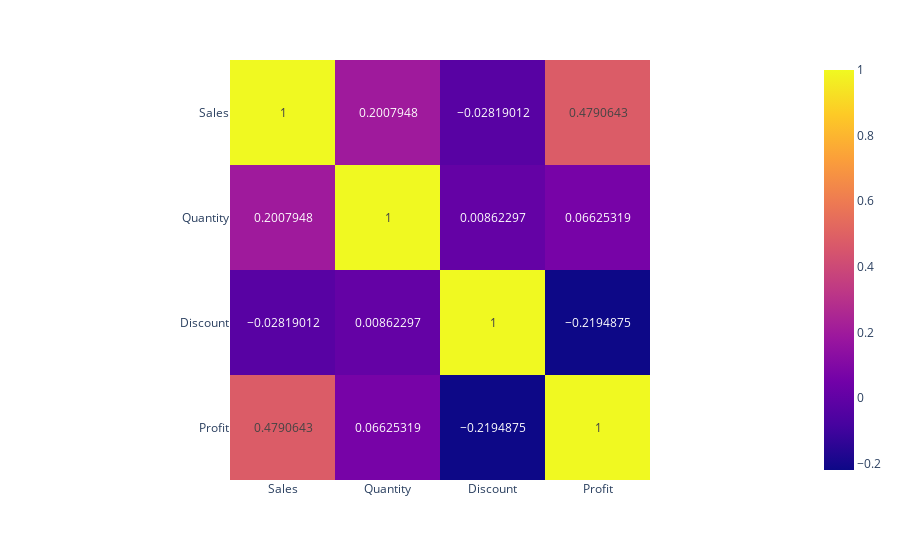

Write notebook code for a chart like this one.
### Code cell
import plotly.express as px
fig = px.imshow(data.corr(),text_auto=True)
fig.show()

### Figure 1 — Plotly figure (JSON) as saved in the notebook; plotly's stock layout.template omitted (floating-point values rounded to 4 significant figures)
{"data": [{"coloraxis": "coloraxis", "hovertemplate": "x: %{x}<br>y: %{y}<br>color: %{z}<extra></extra>", "name": "0", "texttemplate": "%{z}", "type": "heatmap", "x": ["Sales", "Quantity", "Discount", "Profit"], "xaxis": "x", "y": ["Sales", "Quantity", "Discount", "Profit"], "yaxis": "y", "z": [[1, 0.2008, -0.02819, 0.4791], [0.2008, 1, 0.008623, 0.06625], [-0.02819, 0.008623, 1, -0.2195], [0.4791, 0.06625, -0.2195, 1]]}], "layout": {"coloraxis": {"colorscale": [[0, "#0d0887"], [0.1111, "#46039f"], [0.2222, "#7201a8"], [0.3333, "#9c179e"], [0.4444, "#bd3786"], [0.5556, "#d8576b"], [0.6667, "#ed7953"], [0.7778, "#fb9f3a"], [0.8889, "#fdca26"], [1, "#f0f921"]]}, "margin": {"t": 60}, "xaxis": {"anchor": "y", "constrain": "domain", "domain": [0, 1], "scaleanchor": "y"}, "yaxis": {"anchor": "x", "autorange": "reversed", "constrain": "domain", "domain": [0, 1]}}}
